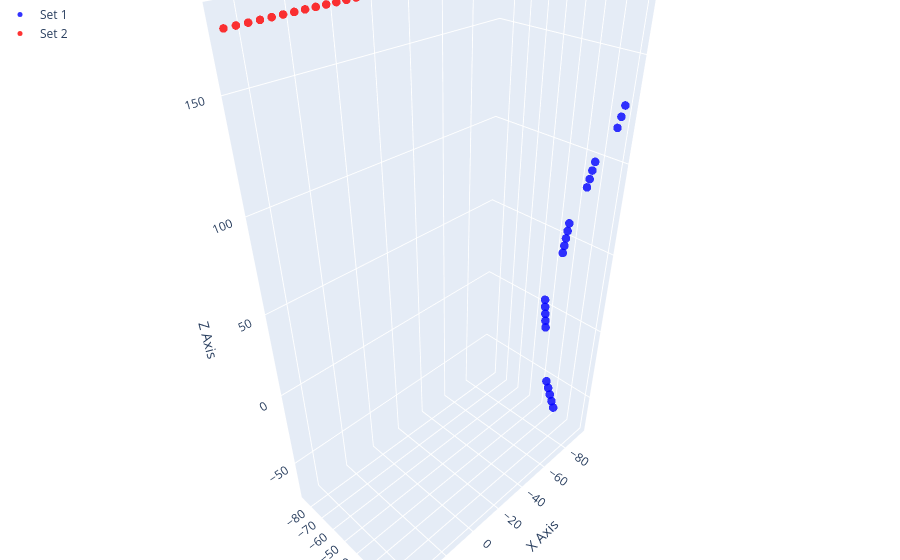

This figure's notebook cell:
### Code cell
Visualize3DPointsAndSlices([allPoints[testStudyId]["axialPoints"], allPoints[testStudyId]["sagittalPoints"]])

### Figure 1 — Plotly figure (JSON) as saved in the notebook; plotly's stock layout.template omitted (floating-point values rounded to 4 significant figures)
{"data": [{"marker": {"color": "blue", "opacity": 0.8, "size": 5}, "mode": "markers", "name": "Set 1", "type": "scatter3d", "x": [-92.48, -92.57, -92.65, -92.94, -93.01, -93.09, -93.17, -93.41, -93.49, -93.56, -93.64, -93.71, -93.92, -94.0, -94.07, -94.15, -94.22, -94.45, -94.52, -94.6, -94.67, -94.74], "y": [-9.354, -10.49, -11.63, -20.81, -21.75, -22.68, -23.61, -31.39, -31.93, -32.46, -32.99, -33.53, -41.87, -41.35, -40.83, -40.31, -39.79, -35.16, -33.44, -31.71, -29.99, -28.26], "z": [129.2, 123.7, 118.2, 98.63, 93.8, 88.97, 84.14, 60.72, 55.95, 51.18, 46.41, 41.64, 6.116, 1.345, -3.426, -8.197, -12.97, -52.84, -57.32, -61.8, -66.28, -70.75]}, {"marker": {"color": "red", "opacity": 0.8, "size": 5}, "mode": "markers", "name": "Set 2", "type": "scatter3d", "x": [-29.84, -25.04, -20.25, -15.45, -10.65, -5.847, -1.048, 3.752, 8.551, 13.35, 18.15, 22.95, 27.75, 32.55, 37.35, 42.15, 46.95], "y": [-86.4, -86.4, -86.4, -86.4, -86.4, -86.4, -86.4, -86.4, -86.4, -86.4, -86.4, -86.4, -86.4, -86.4, -86.4, -86.4, -86.4], "z": [174.3, 174.2, 174.2, 174.1, 174.0, 173.9, 173.9, 173.8, 173.7, 173.6, 173.6, 173.5, 173.4, 173.3, 173.3, 173.2, 173.1]}], "layout": {"legend": {"x": 0, "y": 1}, "margin": {"b": 0, "l": 0, "r": 0, "t": 0}, "scene": {"xaxis": {"title": {"text": "X Axis"}}, "yaxis": {"title": {"text": "Y Axis"}}, "zaxis": {"title": {"text": "Z Axis"}}}}}
